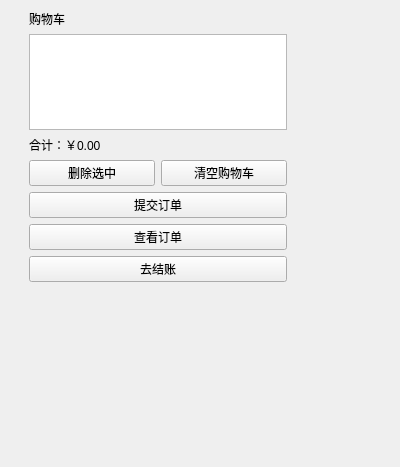
<?xml version="1.0" encoding="UTF-8"?>
<ui version="4.0">
 <class>CartWidget</class>
 <widget class="QWidget" name="CartWidget">
  <property name="geometry">
   <rect>
    <x>0</x>
    <y>0</y>
    <width>400</width>
    <height>467</height>
   </rect>
  </property>
  <property name="windowTitle">
   <string>Form</string>
  </property>
  <widget class="QWidget" name="layoutWidget">
   <property name="geometry">
    <rect>
     <x>29</x>
     <y>10</y>
     <width>258</width>
     <height>272</height>
    </rect>
   </property>
   <layout class="QVBoxLayout" name="verticalLayout">
    <item>
     <widget class="QLabel" name="titleLabel">
      <property name="text">
       <string>购物车</string>
      </property>
     </widget>
    </item>
    <item>
     <widget class="QListWidget" name="cartListWidget"/>
    </item>
    <item>
     <widget class="QLabel" name="totalLabel">
      <property name="text">
       <string>合计：￥0.00</string>
      </property>
     </widget>
    </item>
    <item>
     <layout class="QHBoxLayout" name="horizontalLayout">
      <item>
       <widget class="QPushButton" name="removeButton">
        <property name="text">
         <string>删除选中</string>
        </property>
       </widget>
      </item>
      <item>
       <widget class="QPushButton" name="clearButton">
        <property name="text">
         <string>清空购物车</string>
        </property>
       </widget>
      </item>
     </layout>
    </item>
    <item>
     <widget class="QPushButton" name="submitButton">
      <property name="text">
       <string>提交订单</string>
      </property>
     </widget>
    </item>
    <item>
     <widget class="QPushButton" name="detailButton">
      <property name="text">
       <string>查看订单</string>
      </property>
     </widget>
    </item>
    <item>
     <widget class="QPushButton" name="checkoutButton">
      <property name="text">
       <string>去结账</string>
      </property>
     </widget>
    </item>
   </layout>
  </widget>
 </widget>
 <resources/>
 <connections/>
</ui>
